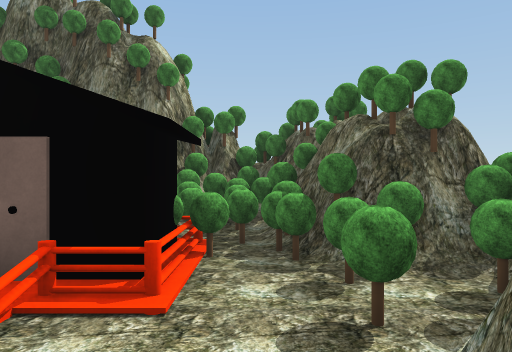
view 1 (above)

23 first-person views from a walk through a Unity game level. The camera is 1.4 m above the floor, looks level and sees 70° across. The floor is counted in squares, 2 m on a side. Each view is taken from the middle of a square. On the plan, view 1 faces up. The plan holds only what a view shows up to about 11 squares ahead; the rest is blank. The place goes on beyond the plan. Some trees and plants on the terrain are drawn as simple stand-ins. Some surface patterns are stand-ins.

view 2
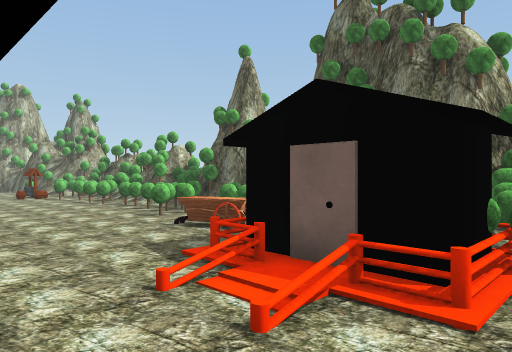

view 3
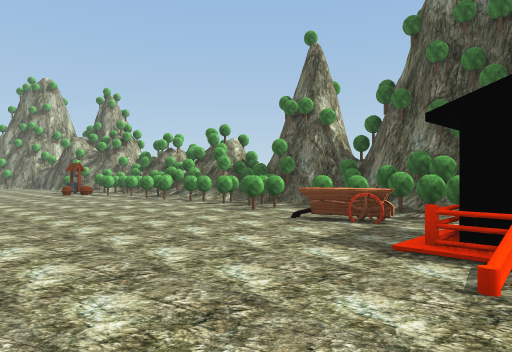

view 4
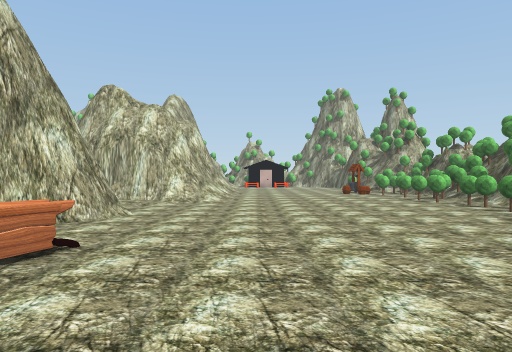

view 5
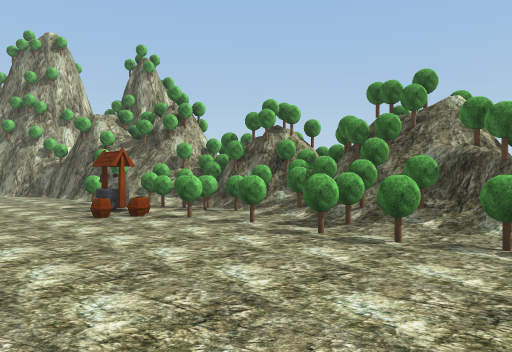

view 6
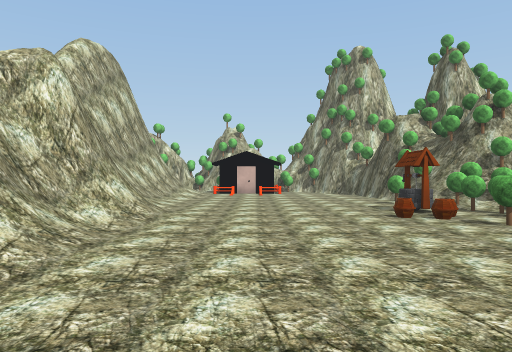

view 7
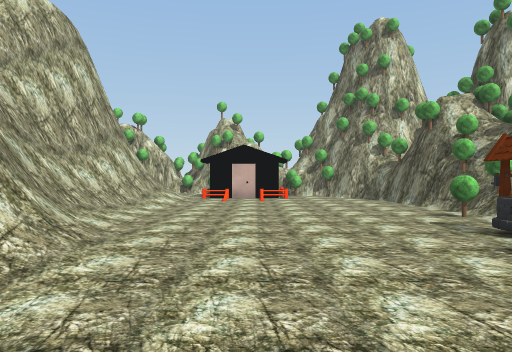

view 8
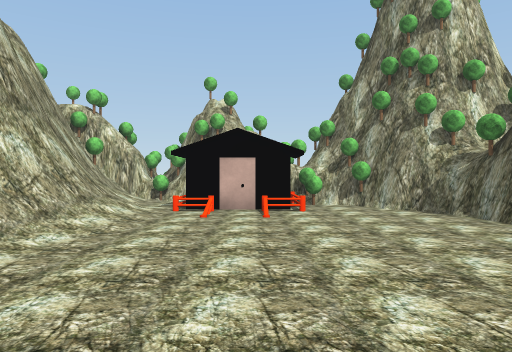

view 9
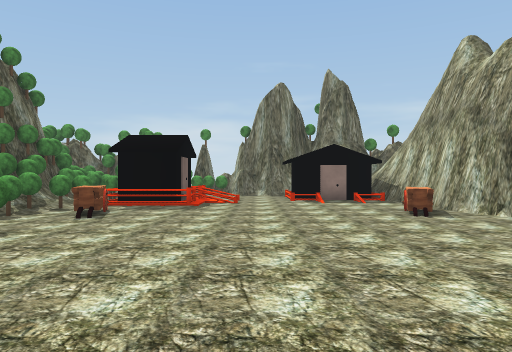

view 10
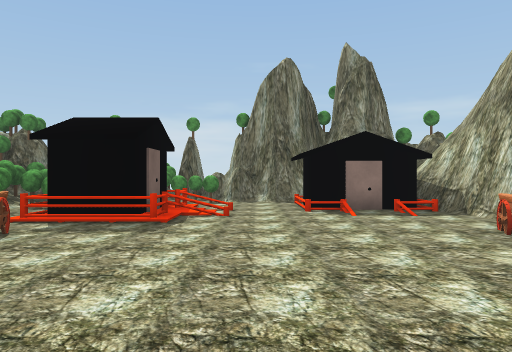

view 11
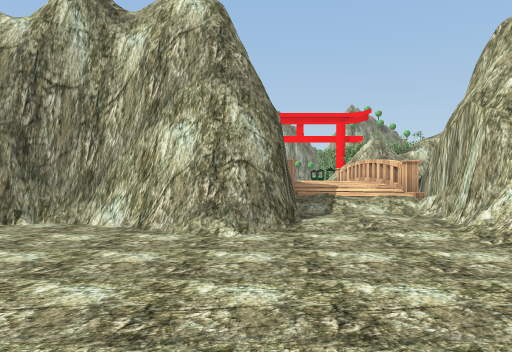

view 12
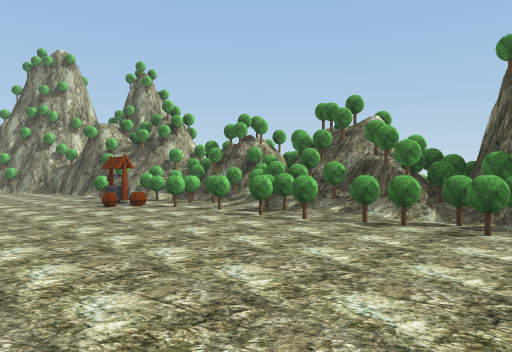

view 13
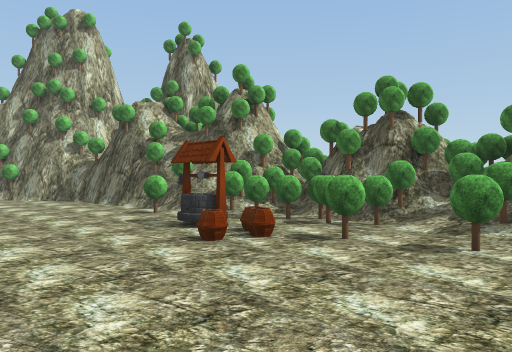

view 14
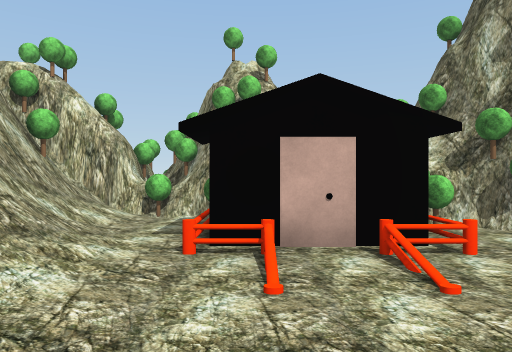

view 15
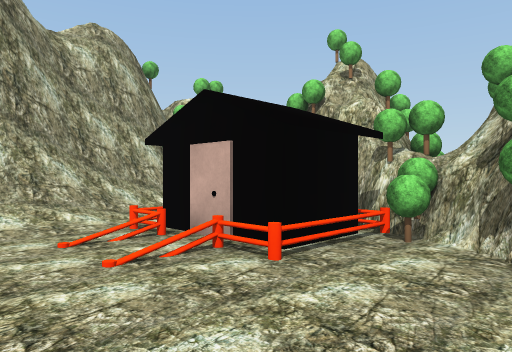

view 16
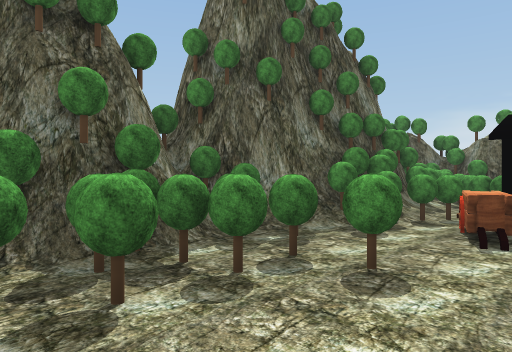

view 17
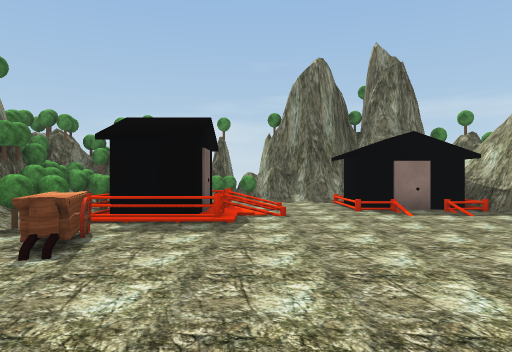

view 18
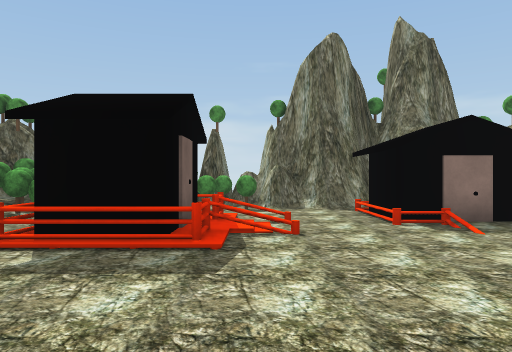

view 19
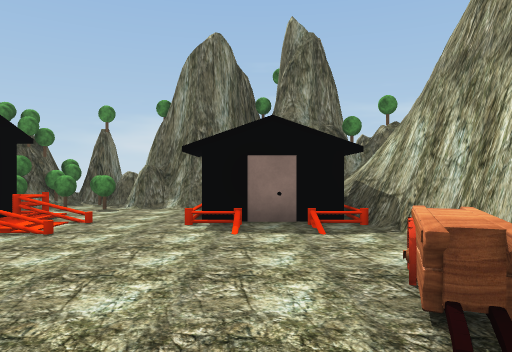

view 20
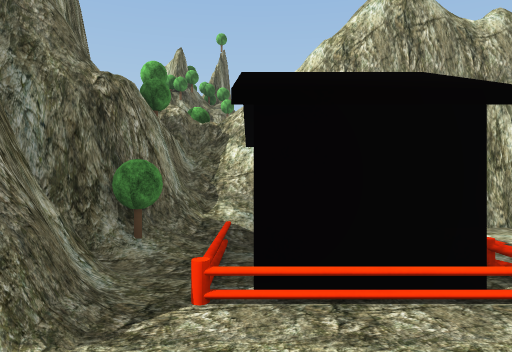

view 21
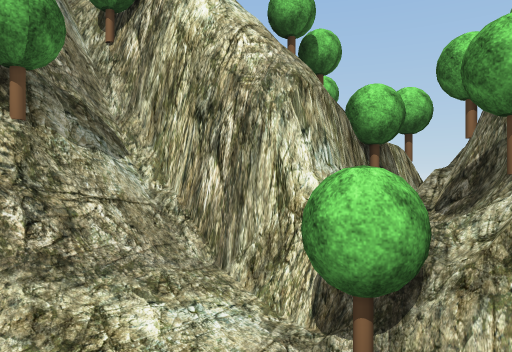

view 22
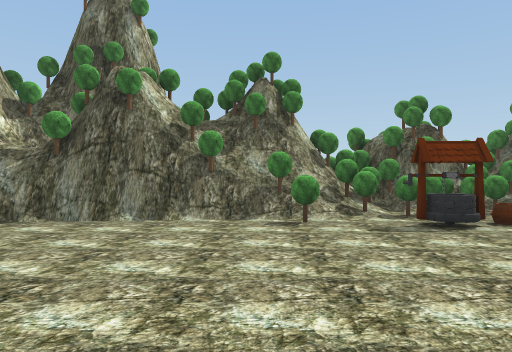

view 23
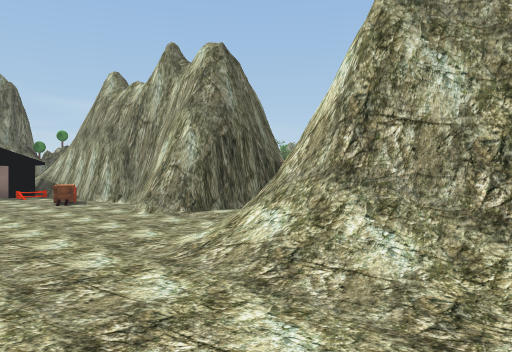

### Floor plan
Key: @ floor where view 1 was taken; # wall or solid block; . main floor; : floor 0.25 m higher than the main floor; + floor 0.5 m higher than the main floor; * floor 1.25 m higher than the main floor; / step, stairs or slope; ^ raised ledge; T tree; H house; C cart; W well; B barrel; O other object.
Columns run from 30 left of view 1 to 3 right of it. Each row starts with its distance up from view 1.
  9              OT O            O O
  8            TT#TOO## O  #    ####
  7          T TTTTTTTTTTT#######TT#O
  6         ####TTT/TTTTTTTO:TTTTTT#T
  5      ####TTTTTTTTTTTTTT.T.THTOT#
  4    ###......WWB........T.C.HTTTTT#
  3    #T......................HHH.TT#
  2   ##T#......................:..T##
  1    # #/........................##
  0      H/....................://@##
 -1  #TO.:///..:///////........./####
 -2  T^T//####/########......C../####
 -3 TT###########    ##::##..########
 -4 T  ##             #//#####    #T##
 -5                   #//#
 -6                   ^/^#
 -7                   ^+*
 -8                   ^

Where each view was taken, in squares from view 1:
view 1: 0 up, 0 right, facing up
view 2: 0 up, 0 right, facing up-left
view 3: 1 down, 2 left, facing up-left
view 4: 0 up, 2 left, facing left
view 5: 1 up, 10 left, facing up-left
view 6: 1 up, 10 left, facing left
view 7: 1 up, 13 left, facing left
view 8: 1 up, 17 left, facing left
view 9: 1 up, 12 left, facing right
view 10: 1 up, 9 left, facing right
view 11: 2 up, 9 left, facing down
view 12: 0 up, 8 left, facing up-left
view 13: 1 up, 13 left, facing up-left
view 14: 0 up, 21 left, facing left
view 15: 4 up, 22 left, facing down-left
view 16: 3 up, 10 left, facing up-right
view 17: 2 up, 9 left, facing right
view 18: 2 up, 7 left, facing right
view 19: 1 down, 7 left, facing right
view 20: 2 up, 0 right, facing down
view 21: 1 down, 26 left, facing down-left
view 22: 1 down, 20 left, facing up
view 23: 1 up, 15 left, facing down-right
